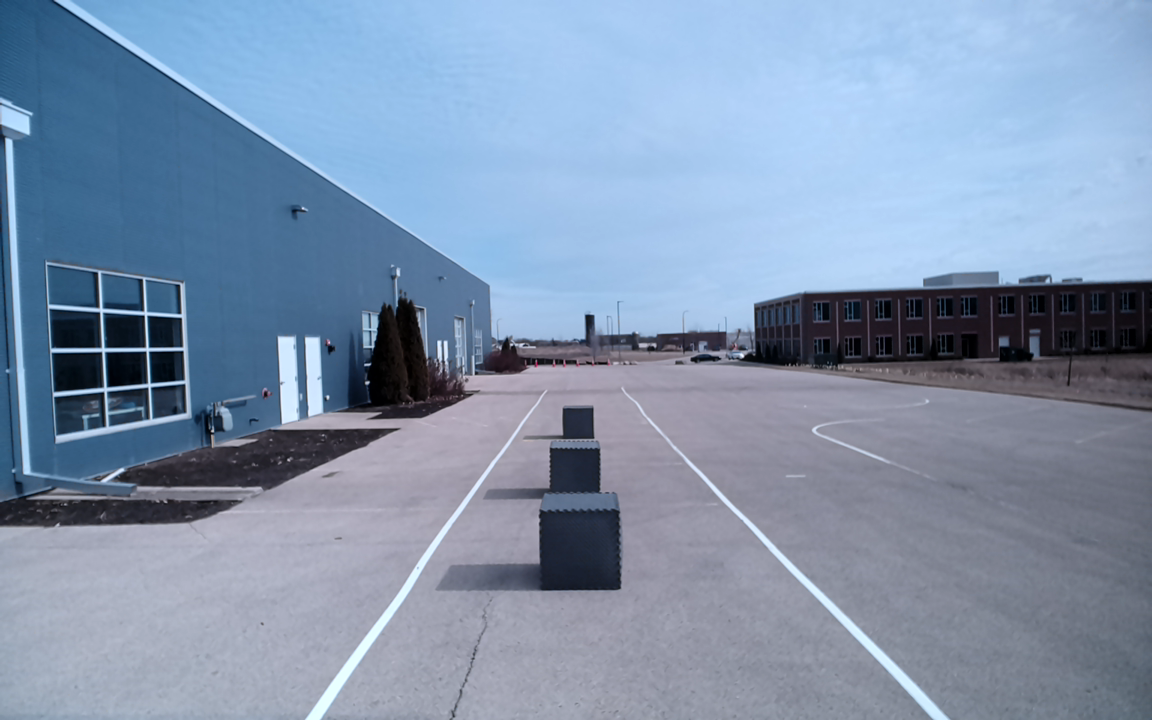
#> input picture scans/color1.png, 1152 x 720 px
$ python 2dpoints_extract.py
#> lines starting #> are read from the running program, lines starting #| are printed output that depends on the picture; after the words box and inside, x2 and y2 are one past the last pixel; in counts of white or black regions, pixels touching at a corner belong together
import cv2
import numpy as np

# Load the RGB image and mask
color_path = "./scans/color1.png"
mask_path = "segmentation_mask.png"

color_img = cv2.imread(color_path)
#> color_img is the input picture: shape (720, 1152, 3); mean B, G, R 173.7, 148, 128.9
mask_img = cv2.imread(mask_path, cv2.IMREAD_GRAYSCALE)  # Grayscale mask
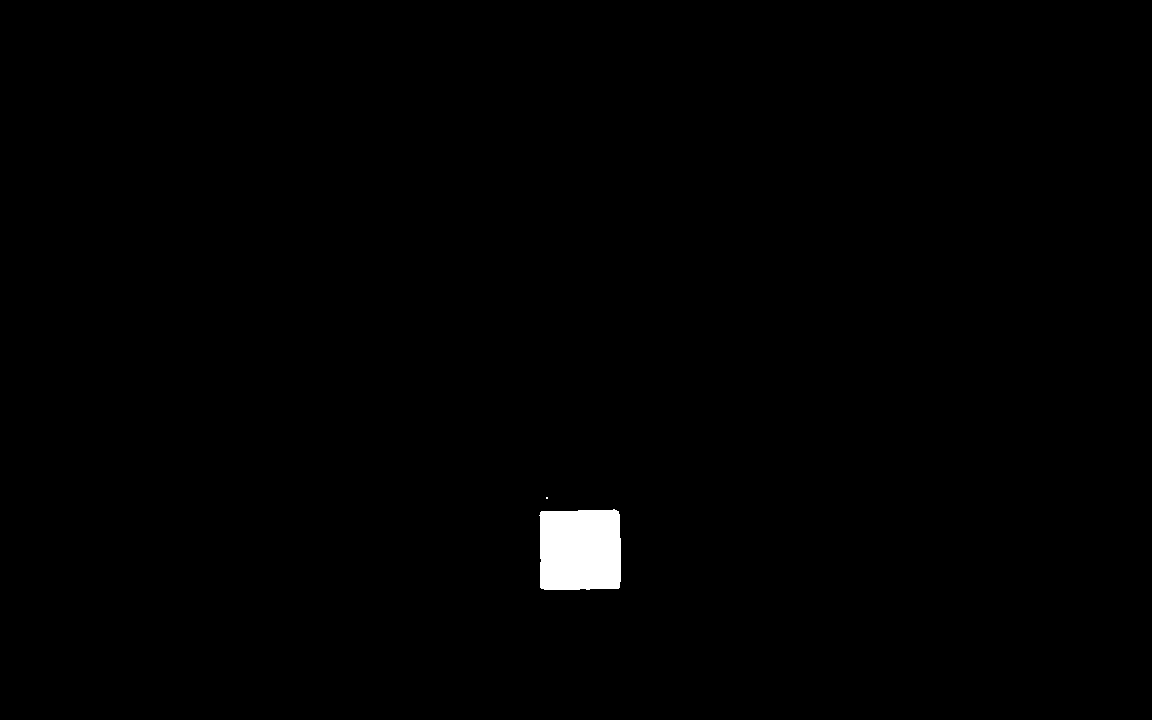
#> input picture segmentation_mask.png, 1152 x 720 px
#> mask_img: shape (720, 1152); 0.77% white; 2 white regions (1 under 20 px), largest, box (x1, y1, x2, y2) and area: (539, 509, 621, 590) 6357

# Overlay mask on color image for better visualization
overlay = cv2.addWeighted(color_img, 0.7, cv2.cvtColor(mask_img, cv2.COLOR_GRAY2BGR), 0.3, 0)
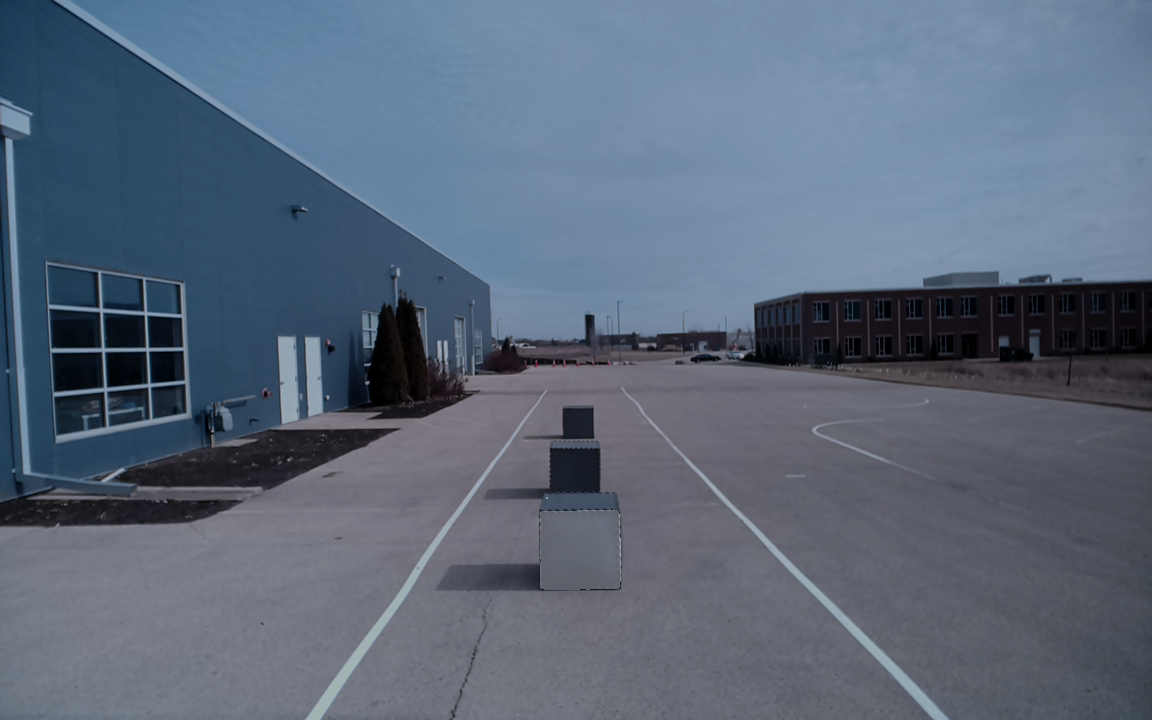
#> overlay: shape (720, 1152, 3); mean B, G, R 122.1, 104.2, 90.8

# List to store clicked points
clicked_points_2D = []

# Mouse callback function
def click_event(event, x, y, flags, param):
    if event == cv2.EVENT_LBUTTONDOWN:
        clicked_points_2D.append((x, y))
        print(f"Clicked Pixel: {x}, {y}")

# Display the image
cv2.imshow("Click on Image (Press 'q' to exit)", overlay)
cv2.setMouseCallback("Click on Image (Press 'q' to exit)", click_event)

while True:
    key = cv2.waitKey(1) & 0xFF
#> (key q is pressed here)
    if key == ord('q'):  # Press 'q' to exit
        break

cv2.destroyAllWindows()

print("\nCollected 2D Points:", clicked_points_2D)
